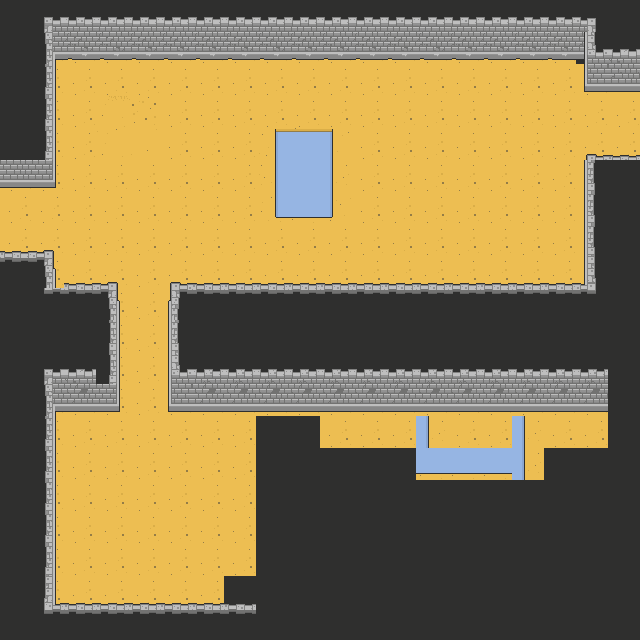

A 2D game scene composited from a Tiled map and its tileset images. What follows is a short description and the map's XML, with every tile layer's data as written:
An orthogonal 20x20 tile map with 32x32 px tiles, 3 tile layers (BackGround, Ground, Walls1) and 9 objects (6x Ground, 2x Warp, Enemy).

<map version="1.4" tiledversion="2020.08.05" orientation="orthogonal" renderorder="right-down" width="20" height="20" tilewidth="32" tileheight="32" infinite="0" nextlayerid="6" nextobjectid="12">
 <editorsettings>
  <export target="../../../../../../temp/unbenannt..json" format="json" />
 </editorsettings>
 <tileset firstgid="1" source="Arena.tsx" />
 <layer id="1" name="BackGround" width="20" height="20">
  <data encoding="csv">
18,18,18,18,18,18,18,18,18,18,18,18,18,18,18,18,18,18,18,18,
18,18,18,18,18,18,18,18,18,18,18,18,18,18,18,18,18,18,18,18,
18,18,18,18,18,18,18,18,18,18,18,18,18,18,18,18,18,18,18,18,
18,18,18,18,18,18,18,18,18,18,18,18,18,18,18,18,18,18,18,18,
18,18,18,18,18,18,18,18,18,18,18,18,18,18,18,18,18,18,18,18,
18,18,18,18,18,18,18,18,18,18,18,18,18,18,18,18,18,18,18,18,
18,18,18,18,18,18,18,18,18,18,18,18,18,18,18,18,18,18,18,18,
18,18,18,18,18,18,18,18,18,18,18,18,18,18,18,18,18,18,18,18,
18,18,18,18,18,18,18,18,18,18,18,18,18,18,18,18,18,18,18,18,
18,18,18,18,18,18,18,18,18,18,18,18,18,18,18,18,18,18,18,18,
18,18,18,18,18,18,18,18,18,18,18,18,18,18,18,18,18,18,18,18,
18,18,18,18,18,18,18,18,18,18,18,18,18,18,18,18,18,18,18,18,
18,18,18,18,18,18,18,18,18,18,18,18,18,18,18,18,18,18,18,18,
18,18,18,18,18,18,18,18,18,18,18,18,18,18,18,18,18,18,18,18,
18,18,18,18,18,18,18,18,18,18,18,18,18,18,18,18,18,18,18,18,
18,18,18,18,18,18,18,18,18,18,18,18,18,18,18,18,18,18,18,18,
18,18,18,18,18,18,18,18,18,18,18,18,18,18,18,18,18,18,18,18,
18,18,18,18,18,18,18,18,18,18,18,18,18,18,18,18,18,18,18,18,
18,18,18,18,18,18,18,18,18,18,18,18,18,18,18,18,18,18,18,18,
18,18,18,18,18,18,18,18,18,18,18,18,18,18,18,18,18,18,18,18
</data>
 </layer>
 <layer id="5" name="Ground" width="20" height="20">
  <data encoding="csv">
18,18,18,18,18,18,18,18,18,18,18,18,18,18,18,18,18,18,18,18,
18,148,148,148,148,148,148,148,148,148,148,148,148,148,148,148,148,148,21,18,
18,148,148,148,148,148,148,148,148,148,148,148,148,148,148,148,148,148,148,132,
18,148,148,137,129,150,148,148,148,148,148,148,148,148,148,148,148,148,148,148,
18,148,148,133,136,136,145,18,18,18,18,18,18,18,18,18,148,148,148,148,
148,148,148,148,152,131,18,18,18,18,18,18,18,18,18,18,18,148,148,18,
148,148,148,18,18,18,18,18,18,18,18,18,18,18,18,18,18,148,148,18,
148,148,148,18,18,18,18,18,18,18,18,18,18,18,18,18,18,148,148,18,
148,148,148,148,148,148,148,148,148,148,148,148,148,148,148,148,148,148,148,18,
18,18,148,148,148,148,18,18,18,18,18,18,18,18,18,18,18,18,18,18,
18,18,18,148,148,148,18,18,18,18,18,18,18,18,18,18,18,18,18,18,
18,18,18,148,148,148,18,18,18,18,18,18,18,18,18,18,18,18,18,18,
148,148,148,148,148,148,148,148,148,148,148,148,148,148,148,148,148,148,148,18,
18,148,148,148,148,148,148,148,18,18,148,148,148,148,148,148,148,148,148,18,
18,148,148,148,148,148,148,148,18,18,18,18,18,18,18,18,18,18,18,18,
18,148,148,148,148,148,148,148,18,18,18,18,18,18,18,18,18,18,18,18,
18,148,148,148,148,148,148,148,18,18,18,18,18,18,18,18,18,18,18,18,
18,148,148,148,148,148,148,148,18,18,18,18,18,18,18,18,18,18,18,18,
18,148,148,148,148,148,148,18,18,18,18,18,18,18,18,18,18,18,18,18,
18,18,18,18,18,18,18,18,18,18,18,18,18,18,18,18,18,18,18,18
</data>
 </layer>
 <layer id="3" name="Walls1" width="20" height="20">
  <data encoding="csv">
0,4,34,34,34,34,34,34,34,34,34,34,34,34,34,34,34,34,6,0,
0,20,28,28,28,28,28,28,28,28,28,28,28,28,28,28,28,28,67,5,
0,19,0,0,0,0,0,148,0,0,0,0,0,0,0,0,0,0,83,21,
0,19,0,0,0,148,148,148,148,148,0,0,0,0,0,0,0,0,0,0,
0,19,0,0,0,148,148,148,70,71,72,148,148,148,148,148,148,0,99,37,
50,51,0,148,148,148,148,148,86,87,88,148,148,148,148,148,148,0,17,0,
0,0,0,148,148,148,148,148,102,103,104,148,148,148,148,148,148,0,17,0,
37,98,0,148,148,148,148,148,148,148,148,148,148,148,148,148,148,148,17,0,
53,114,37,98,0,99,37,37,37,37,37,37,37,37,37,37,37,37,38,0,
0,52,53,114,0,115,53,53,53,53,53,53,53,53,53,53,53,53,54,0,
0,18,18,19,0,17,18,0,0,0,0,0,0,0,0,0,0,0,0,0,
0,4,5,19,0,67,10,10,10,10,10,10,10,10,10,10,10,10,10,0,
18,20,27,82,0,83,27,27,27,27,27,27,27,27,27,27,27,27,27,0,
0,19,0,0,0,0,0,0,0,0,0,0,0,88,0,0,88,0,0,0,
0,19,0,0,0,0,0,0,0,0,0,0,0,103,103,103,88,0,0,0,
0,19,0,0,0,0,0,0,0,0,0,0,0,0,0,0,0,0,0,0,
0,19,0,0,0,0,0,0,0,0,0,0,0,0,0,0,0,0,0,0,
0,19,0,0,0,0,0,0,0,0,0,0,0,0,0,0,0,0,0,0,
0,97,37,37,37,37,37,37,0,0,0,0,0,0,0,0,0,0,0,0,
0,113,53,53,53,53,53,53,0,0,0,0,0,0,0,0,0,0,0,0
</data>
 </layer>
 <objectgroup id="2" name="Objektebene 1">
  <object id="1" type="Ground" x="36" y="41.333" width="572" height="16" />
  <object id="2" type="Ground" x="0" y="33.3337" width="50.6667" height="148" />
  <object id="5" type="Ground" x="57.3333" y="283.333" width="61.3334" height="125.333" />
  <object id="6" type="Ground" x="168" y="284.667" width="472" height="125.333" />
  <object id="7" type="Ground" x="-1.66667e-05" y="252.667" width="56" height="353.333" />
  <object id="8" type="Ground" x="278.667" y="130" width="51.6667" height="86" />
  <object id="9" type="Warp" x="603" y="107" width="30" height="34" />
  <object id="10" type="Warp" x="6" y="197" width="34" height="40" />
  <object id="11" type="Enemy" x="398" y="139">
   <properties>
    <property name="class" value="Imp" />
   </properties>
   <point />
  </object>
 </objectgroup>
</map>
